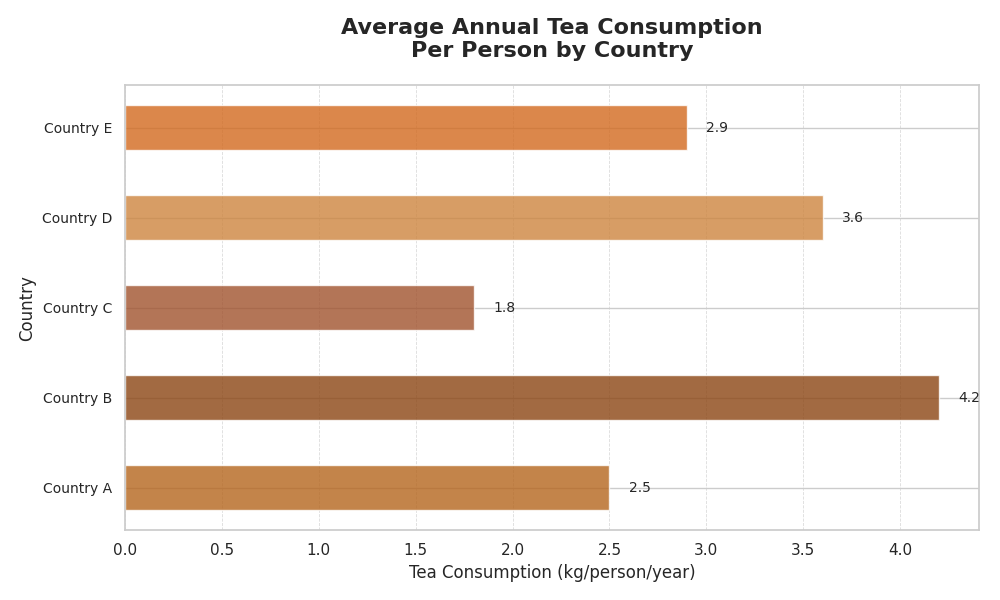

Here is the Python script that generated this plot:
import matplotlib.pyplot as plt
import numpy as np

# Data for the chart
countries = ['Country A', 'Country B', 'Country C', 'Country D', 'Country E']
tea_consumption = [2.5, 4.2, 1.8, 3.6, 2.9]

# Creating horizontal bar chart
fig, ax = plt.subplots(figsize=(10, 6))
y_pos = np.arange(len(countries))
colors = ['#B5651D', '#8B4513', '#A0522D', '#CD853F', '#D2691E']
bars = ax.barh(y_pos, tea_consumption, color=colors, alpha=0.8, height=0.5)

# Add data annotations
for bar in bars:
    width = bar.get_width()
    ax.text(width + 0.1, bar.get_y() + bar.get_height() / 2.0,
            f'{width:.1f}', va='center', ha='left', fontsize=10)

# Set the title and labels
ax.set_title('Average Annual Tea Consumption\nPer Person by Country', fontsize=16, fontweight='bold', pad=20)
ax.set_ylabel('Country', fontsize=12)
ax.set_xlabel('Tea Consumption (kg/person/year)', fontsize=12)

# Set y-axis tick positions and labels
ax.set_yticks(y_pos)
ax.set_yticklabels(countries, fontsize=10)

# Adding grid only on x-axis for better readability
ax.xaxis.grid(True, linestyle='--', linewidth=0.6, alpha=0.7)

# Adjust layout
plt.tight_layout()

# Show the chart
plt.show()
